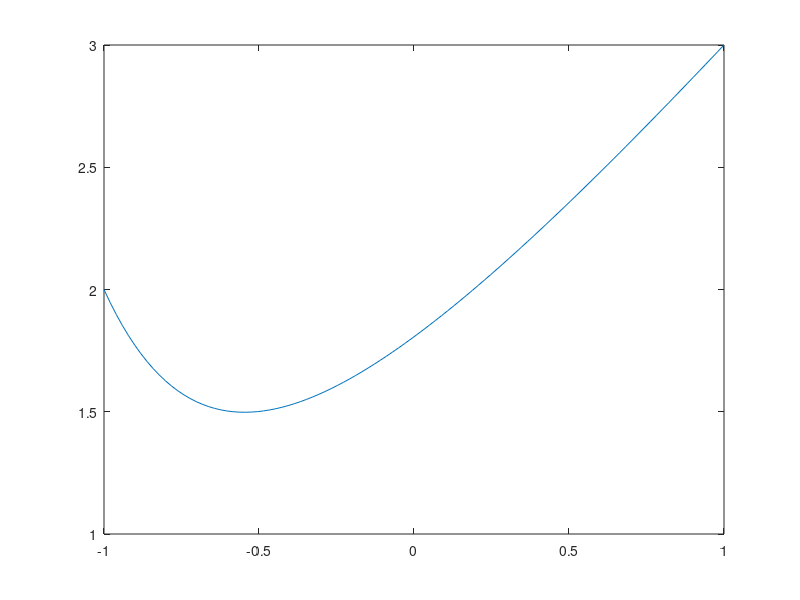

The MATLAB script that drew this image:
%Ejercicio 1 de la 1º relación a entregar:
%Estudio de la ecuación: 
%d/dx(e^xu'(x))-u(x)=x^2, x\in(-1,1), u(-1)=2,u(1)=3
%A través de la fórmula de aproximacioón del ejercicio 7:
% aproximación del término con derivadas mediante diferencias finitas centradas y paso h/2.

%Definimos los datos del problema
a = -1;     
b = 1; 
alpha = 2;
beta = 3;
% Definimos las funciones a utilizar
f = @(x) x.^2; 
g= @(x) exp(x);               
% Definimos los datos de la discretizacion
m = 100;                   
h = (b-a)/(m+1); 

% Puntos del mallado incluidos los contornos
x = linspace(a,b,m+2);   
%
% Construcción del SEL
diag=exp(x(1:m)+(h/2))';
diag2=exp(x(2:m+1)+(h/2))';
diapri=(-(g(x(2:m+1)+(h/2))+g(x(2:m+1)-(h/2)))-h^2);
diapri=diapri';
A= spdiags([diag2 diapri diag],[-1 0 1],m,m);
A= A/h^2;
% Definimos el término independiente que tiene en cuenta 
% los valores en la frontera
xint=(x(2:m+1))';%el apostrofe significa transponer
rhs=f(xint);%rhs = right hand side/termino de la derecha
rhs(1) = rhs(1) -alpha*exp((x(2)-h/2))/h^2;
rhs(m) = rhs(m)- beta*exp((x(m+1)+h/2))/h^2;
%Resolución del SEL
uvec = A\rhs;
% REpresentamos la solución numérica
usoln = [alpha; uvec; beta];%añadimos las condiciones de contorno  y los nodos intermedios
clf;
plot(x,usoln) %generamos puntos aislados
